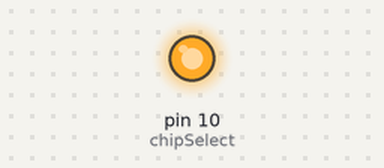
A sketch run on a simulated Arduino Uno, built with avr-gcc and run on an emulated ATmega328P. Parts: output pins drawn as LEDs (lit = HIGH).

Above: at 0.1 s.
Timing chart, 0 to 1.6 s (numbered marks = the images above):
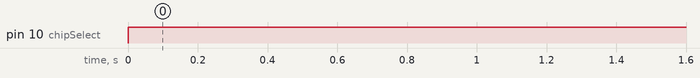

The sketch:

spi_test.ino
```cpp
#include <SPI.h>

const int chipSelect = 10;
unsigned int dead = 0x0d0e0a0d;
unsigned int beef = 0x0b0e0e0f;

void setup() {
  // put your setup code here, to run once:
  SPI.begin();
  SPI.setDataMode(SPI_MODE0);
  SPI.setClockDivider(SPI_CLOCK_DIV8);
  pinMode(chipSelect, OUTPUT);
}

void loop() {
  writeNumbers(dead);
  delay(500);
  writeNumbers(beef);
  delay(500);
}

/*
 * Shows the hex representation of 4-byte unsigned int
 * in 7 segment display
 */
void writeNumbers(unsigned int number) {
  digitalWrite(chipSelect, LOW);
  SPI.transfer((number >> 24) & 0xFF);
  SPI.transfer((number >> 16) & 0xFF);
  SPI.transfer((number >> 8) & 0xFF);
  SPI.transfer(number & 0xFF);
  digitalWrite(chipSelect, HIGH);
}
```

Measured:
- by itself, pin 10 (chipSelect): LOW → HIGH at 0.00 s
